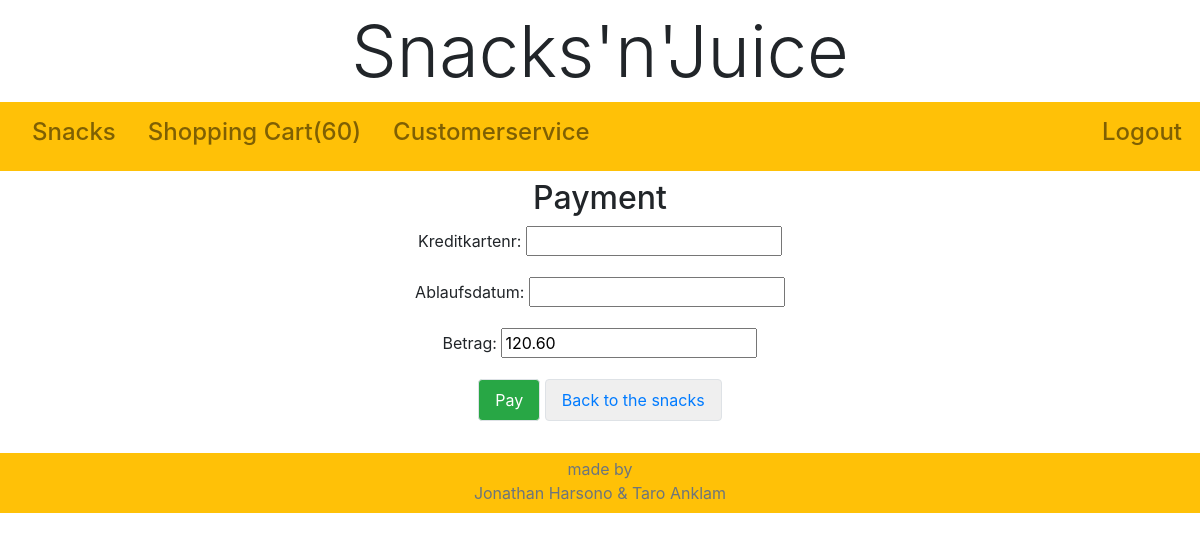
The page /shoppingcart/pay/ (signed in) on the database as committed earlier.
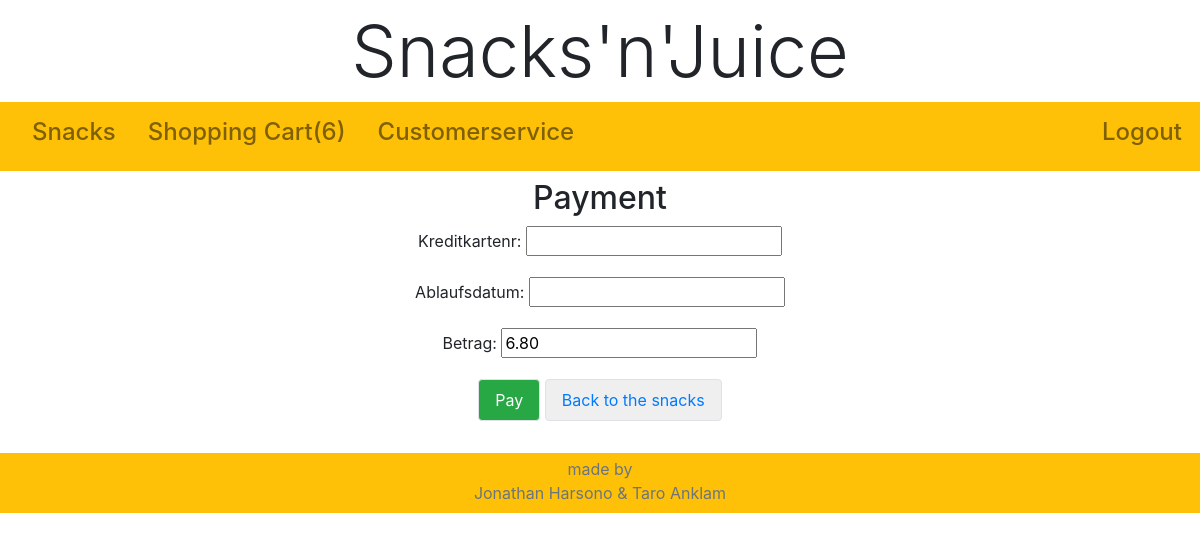
The same page on the database as committed later.
### Useradmin/models.py (models this page shows, shortened)
class MyUser(AbstractUser):
    USER_TYPES = [
        ('SU', 'superuser'),
        ('CS', 'customer service'),
        ('CU', 'customer'),
    ]
    date_of_birth = models.DateField(default=get_date_20_years_ago())  # Default is 20 years old
    profile_picture = models.ImageField(upload_to='profile_pictures/', blank=True, null=True)
    some_file = models.FileField(upload_to='uploaded_files/', blank=True, null=True)
    type = models.CharField(max_length=2,
                            choices=USER_TYPES,
                            default='CU')
    def is_superuser_or_staff(self):
        return self.is_superuser or self.is_staff
    def can_delete(self):
        return self.is_superuser_or_staff()
    def count_shopping_cart_items(self):
        count = 0
        if self.is_authenticated:
            shopping_carts = ShoppingCart.objects.filter(benutzer=self)
            if shopping_carts:
                shopping_cart = shopping_carts.first()
                count = shopping_cart.get_number_of_items()
            else:
                ShoppingCart.objects.create(benutzer=self)
        return count

### Shoppingcart/models.py (models this page shows, shortened)
class ShoppingCart(models.Model):
    zeitstempel = models.DateTimeField(default=timezone.now)
    benutzer = models.ForeignKey(settings.AUTH_USER_MODEL,
                                 on_delete=models.CASCADE,
                                 )
    def get_number_of_items(self):
        number_of_items = 0
        shopping_cart_items = ShoppingCartItem.objects.filter(shopping_cart=self)
        for item in shopping_cart_items:
            number_of_items += item.menge
        return number_of_items
    def get_total(self):
        total = Decimal(0.0)
        shopping_cart_items = ShoppingCartItem.objects.filter(shopping_cart=self)
        for item in shopping_cart_items:
            total += item.preis * item.menge
        return total

class ShoppingCartItem(models.Model):
    produkt_id = models.IntegerField()
    produkt_name = models.CharField(max_length=100)
    preis = models.DecimalField(decimal_places=2, max_digits=10)
    menge = models.IntegerField(default=1, validators=[MinValueValidator(1)])
    shopping_cart = models.ForeignKey(ShoppingCart,
                                      on_delete=models.CASCADE,
                                      )

### Shoppingcart/views.py (the view)
# urls.py: path('pay/', views.pay, name='shopping-cart-pay'),
def pay(request):
    shopping_cart_is_empty = True
    paid = False
    form = None
    benutzer = request.user
    if request.method == 'POST':
        form = PaymentForm(request.POST)
        form.instance.benutzer = benutzer
        if form.is_valid():
            form.save()
            paid = True
            ShoppingCart.objects.get(benutzer=benutzer).delete()
        else:
            print(form.errors)
    else:
        if benutzer.is_authenticated:
            shopping_carts = ShoppingCart.objects.filter(benutzer=request.user)
            if shopping_carts:
                shopping_cart = shopping_carts.first()
                shopping_cart_is_empty = False
                form = PaymentForm(initial={'betrag': shopping_cart.get_total()})
    context = {'shopping_cart_is_empty': shopping_cart_is_empty,
               'payment_form': form,
               'paid': paid, }
    return render(request, 'pay.html', context)

### Shoppingcart/forms.py
class PaymentForm(forms.ModelForm):
    def __init__(self, *args, **kwargs):
        super(PaymentForm, self).__init__(*args, **kwargs)
        self.fields['betrag'].widget.attrs['readonly'] = True
    class Meta:
        model = Payment
        fields = ['kreditkartenr', 'ablaufsdatum', 'betrag']
        widgets = {
            'benutzer': forms.HiddenInput(),
        }

### Shoppingcart/templates/pay.html (shortened to what this page needs)
{% extends 'home.html' %}
{% load static %}
{% block logged_in_content %}
    <h2>Payment</h2>
    {% if paid %}
        Thank you for your payment.<br><br>
    {% elif shopping_cart_is_empty %}
        Your shopping cart is empty. There is nothing to pay for.<br><br>
    {% else %}
        <form method="POST">
            {{ payment_form.as_p }}
            <button class="border rounded btn-success px-3 py-2" type="submit" name="Pay">Pay</button>
        <a href="{% url 'snack-list' %}"><button class="border rounded btn-outline-primary px-3 py-2">Back to the snacks</button></a>
        </form>
        <br>
    {% endif %}
{% endblock %}

### templates/home.html (shortened to what this page needs)
{% extends "base.html" %}
{% load static %}
{% load static %}
{% load crispy_forms_tags %}
{% block css %}
    <link rel="stylesheet" type="text/css" href="{% static 'css/home_style.css' %}">
{% endblock %}
{% block header %}
    <div class="mw-100 d-flex justify-content-between">
        <div class="display-3 text-center py-2 mx-auto">Snacks'n'Juice</div>
    </div>
    <nav class="navbar navbar-expand-lg navbar-light bg-warning">
        <div class="collapse navbar-collapse" id="navbarSupportedContent">
            <ul class="navbar-nav mr-auto">
                <li class="nav-item mx-2">
                    <a class="nav-link h4" href="{% url 'snack-list' %}">Snacks</a>
                </li>
                {% if user.is_authenticated %}
                    <li class="nav-item mx-2">
                        <a class="nav-link h4" href="{% url 'shopping-cart-show' %}">
                            Shopping Cart({{ request.user.count_shopping_cart_items }})
                        </a>
                    </li>
                    {% if user.can_delete %}
                        <li class="nav-item mx-2">
                            <a class="nav-link h4" href="{% url 'menu' %}">Customerservice</a>
                        </li>
                    {% endif %}
                {% endif %}
            </ul>
            <ul class="navbar-nav ml-auto mr-3">
                {% if user.is_authenticated %}
                    <li class="nav-item mx-2">
                        <a class="nav-link h4" href="{% url 'logout' %}">Logout</a>
                    </li>
                {% else %}
                    <li class="nav-item mx-2">
                        <a class="nav-link h4" href="{% url 'login' %}">Login</a>
                    </li>
                {% endif %}
            </ul>
        </div>
    </nav>
{% endblock %}
{% block content %}
    <div class="container py-2">
        <div class="text-center">
            {% if user.is_authenticated %}
                {% block logged_in_content %}{% endblock %}
            {% else %}
                {% block not_logged_in_content %}
                    <p>You are not logged in</p>
                    <p><a href="{% url 'login' %}">Login</a></p>
                    <a href="{% url 'signup' %}">Signup</a>
                {% endblock %}
            {% endif %}
        </div>
    </div>
{% endblock %}
{% block footer %}
    <footer class="container-fluid bg-warning" style="height: 60px;">
        <div class="container text-center p-1" style="max-width: 680px;">
            <span class="text-muted"> made by </span>
            <br>
            <span class="text-muted"> Jonathan Harsono & Taro Anklam </span>
        </div>
    </footer>
{% endblock %}

Rows that differ between the two databases and show on the page:
changed MyUser: user.count_shopping_cart_items "60" → "6"
Other text that changed with them:
form field betrag: "120.60" → "6.80"
